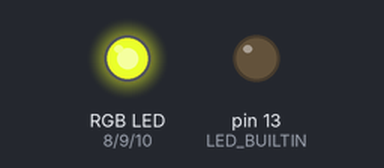
Bench run of a sketch on a simulated Arduino Uno, built with avr-gcc and run on an emulated ATmega328P. Parts: an RGB LED mixed from three pins (HIGH = lit), output pins drawn as LEDs (lit = HIGH). Random numbers use the default seed unless the sketch sets one; what the sketch prints to the serial monitor is not drawn.

Above: at 0.1 s.
At 2.6 s:
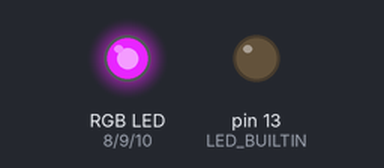
At 10.7 s:
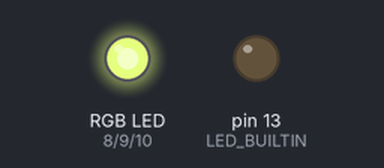
At 18.9 s:
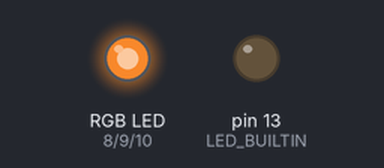
At 27.6 s:
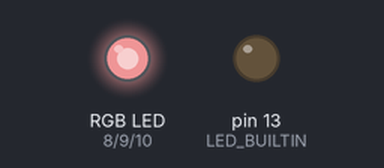
At 38.3 s:
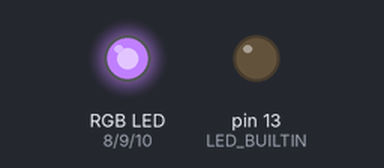
Timing chart, 0 to 40.0 s (numbered marks = the images above):
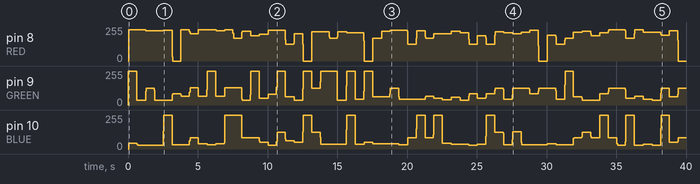

The sketch:

sketch_ledsviamosfets.ino
```cpp
// Arduino code to control and RGB LED strip
// Uses a toggle switch to switch between color-fade mode
// and individual RGB control mode
// adapted from http://learn.adafruit.com/rgb-led-strips/example-code

const int RED = 8;    // define digital output pins for individual red,
const int GREEN = 9;  //green and blue channels
const int BLUE = 10;

int r = 0;  // initialize the red, green and blue values

int g = 0;

int b = 0;

void setup() {
  pinMode(LED_BUILTIN, OUTPUT);
  Serial.begin(115200);
  Serial.println("https://github.com/JackMcCrack/ArduinoMosfetsRGB - SETUP: PinRED: " + String(RED) + " PinGREEN: " + String(GREEN) + " PinBLUE: " + String(BLUE));
  pinMode(RED,   OUTPUT);    // define digital pins as outputs and inputs as needed
  pinMode(GREEN, OUTPUT);
  pinMode(BLUE,  OUTPUT);
  digitalWrite(LED_BUILTIN, LOW); //LED off when setup() done
}

void loop() {
  int r_new = random(13) + 1;
  int g_new = random(7) + 1;
  int b_new = random(9) + 1;

  for (int i = 10000; i > 0; i--) {
    if (i % r_new != 0) {
      pinon(RED);
    } else {
      pinoff(RED);
    }

    if (i % g_new == 0) {
      pinon(GREEN);
    } else {
      pinoff(GREEN);
    }

    if (i % b_new == 0) {
      pinon(BLUE);
    } else {
      pinoff(BLUE);
    }
    delay(.5);
  }
  delay(1);
}


void pinon(int pin) {
  digitalWrite(pin, HIGH);
}
void pinoff(int pin) {
  digitalWrite(pin, LOW);
}
```
